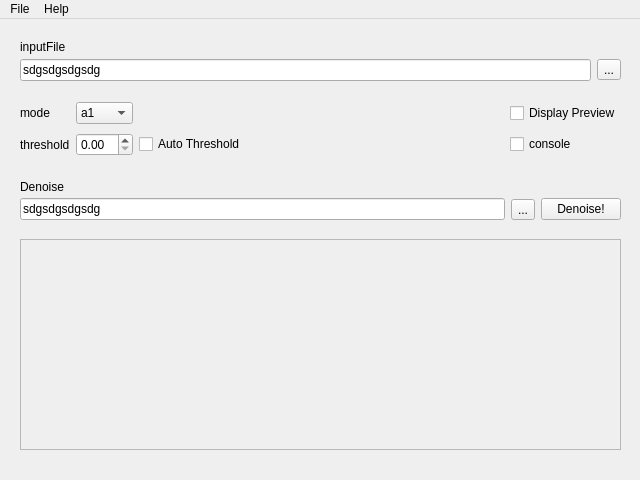
<?xml version="1.0" encoding="UTF-8"?>
<ui version="4.0">
 <class>MainWindow</class>
 <widget class="QMainWindow" name="MainWindow">
  <property name="geometry">
   <rect>
    <x>0</x>
    <y>0</y>
    <width>640</width>
    <height>480</height>
   </rect>
  </property>
  <property name="minimumSize">
   <size>
    <width>640</width>
    <height>480</height>
   </size>
  </property>
  <property name="maximumSize">
   <size>
    <width>640</width>
    <height>480</height>
   </size>
  </property>
  <property name="windowTitle">
   <string>MainWindow</string>
  </property>
  <widget class="QWidget" name="centralwidget">
   <widget class="QLabel" name="label_3">
    <property name="geometry">
     <rect>
      <x>20</x>
      <y>20</y>
      <width>131</width>
      <height>16</height>
     </rect>
    </property>
    <property name="text">
     <string notr="true">inputFile</string>
    </property>
   </widget>
   <widget class="QWidget" name="layoutWidget">
    <property name="geometry">
     <rect>
      <x>20</x>
      <y>40</y>
      <width>601</width>
      <height>22</height>
     </rect>
    </property>
    <layout class="QHBoxLayout" name="horizontalLayout">
     <item>
      <widget class="QLineEdit" name="lineEdit_2">
       <property name="inputMask">
        <string notr="true"/>
       </property>
       <property name="text">
        <string>sdgsdgsdgsdg</string>
       </property>
      </widget>
     </item>
     <item>
      <widget class="QToolButton" name="toolButton_2">
       <property name="text">
        <string>...</string>
       </property>
      </widget>
     </item>
    </layout>
   </widget>
   <widget class="QWidget" name="layoutWidget">
    <property name="geometry">
     <rect>
      <x>20</x>
      <y>170</y>
      <width>601</width>
      <height>41</height>
     </rect>
    </property>
    <layout class="QHBoxLayout" name="horizontalLayout_7">
     <item>
      <widget class="QLineEdit" name="lineEdit">
       <property name="text">
        <string>sdgsdgsdgsdg</string>
       </property>
      </widget>
     </item>
     <item>
      <widget class="QToolButton" name="toolButton">
       <property name="text">
        <string notr="true">...</string>
       </property>
      </widget>
     </item>
     <item>
      <widget class="QPushButton" name="pushButton">
       <property name="text">
        <string notr="true">Denoise!</string>
       </property>
      </widget>
     </item>
    </layout>
   </widget>
   <widget class="QLabel" name="label_6">
    <property name="geometry">
     <rect>
      <x>20</x>
      <y>160</y>
      <width>131</width>
      <height>16</height>
     </rect>
    </property>
    <property name="text">
     <string notr="true">Denoise</string>
    </property>
   </widget>
   <widget class="QScrollArea" name="scrollArea">
    <property name="geometry">
     <rect>
      <x>20</x>
      <y>220</y>
      <width>601</width>
      <height>211</height>
     </rect>
    </property>
    <property name="widgetResizable">
     <bool>true</bool>
    </property>
    <widget class="QWidget" name="scrollAreaWidgetContents">
     <property name="geometry">
      <rect>
       <x>0</x>
       <y>0</y>
       <width>599</width>
       <height>209</height>
      </rect>
     </property>
    </widget>
   </widget>
   <widget class="QWidget" name="layoutWidget">
    <property name="geometry">
     <rect>
      <x>20</x>
      <y>80</y>
      <width>601</width>
      <height>61</height>
     </rect>
    </property>
    <layout class="QGridLayout" name="gridLayout">
     <item row="1" column="3">
      <spacer name="horizontalSpacer_2">
       <property name="orientation">
        <enum>Qt::Horizontal</enum>
       </property>
       <property name="sizeType">
        <enum>QSizePolicy::Expanding</enum>
       </property>
       <property name="sizeHint" stdset="0">
        <size>
         <width>40</width>
         <height>20</height>
        </size>
       </property>
      </spacer>
     </item>
     <item row="0" column="4">
      <widget class="QCheckBox" name="checkBox_2">
       <property name="text">
        <string>Display Preview</string>
       </property>
      </widget>
     </item>
     <item row="0" column="1">
      <widget class="QComboBox" name="comboBox">
       <item>
        <property name="text">
         <string>a1</string>
        </property>
       </item>
       <item>
        <property name="text">
         <string>a2</string>
        </property>
       </item>
       <item>
        <property name="text">
         <string>a3</string>
        </property>
       </item>
      </widget>
     </item>
     <item row="0" column="0">
      <widget class="QLabel" name="label_5">
       <property name="text">
        <string notr="true">mode</string>
       </property>
      </widget>
     </item>
     <item row="1" column="0">
      <widget class="QLabel" name="label_4">
       <property name="text">
        <string notr="true">threshold</string>
       </property>
      </widget>
     </item>
     <item row="1" column="2">
      <widget class="QCheckBox" name="checkBox">
       <property name="text">
        <string>Auto Threshold</string>
       </property>
      </widget>
     </item>
     <item row="1" column="4">
      <widget class="QCheckBox" name="checkBox_3">
       <property name="text">
        <string>console</string>
       </property>
      </widget>
     </item>
     <item row="1" column="1">
      <widget class="QDoubleSpinBox" name="doubleSpinBox"/>
     </item>
    </layout>
   </widget>
  </widget>
  <widget class="QMenuBar" name="menubar">
   <property name="geometry">
    <rect>
     <x>0</x>
     <y>0</y>
     <width>640</width>
     <height>21</height>
    </rect>
   </property>
   <widget class="QMenu" name="menuFile">
    <property name="title">
     <string>File</string>
    </property>
    <addaction name="separator"/>
    <addaction name="actionExit"/>
   </widget>
   <widget class="QMenu" name="menuHelp">
    <property name="title">
     <string>Help</string>
    </property>
   </widget>
   <addaction name="menuFile"/>
   <addaction name="menuHelp"/>
  </widget>
  <widget class="QStatusBar" name="statusbar">
   <property name="sizeGripEnabled">
    <bool>false</bool>
   </property>
  </widget>
  <action name="actionOpen">
   <property name="text">
    <string>Open</string>
   </property>
  </action>
  <action name="actionSave">
   <property name="text">
    <string>Save</string>
   </property>
  </action>
  <action name="actionExit">
   <property name="text">
    <string>Exit</string>
   </property>
  </action>
  <action name="actionAbout">
   <property name="text">
    <string>About</string>
   </property>
  </action>
 </widget>
 <resources/>
 <connections/>
</ui>
